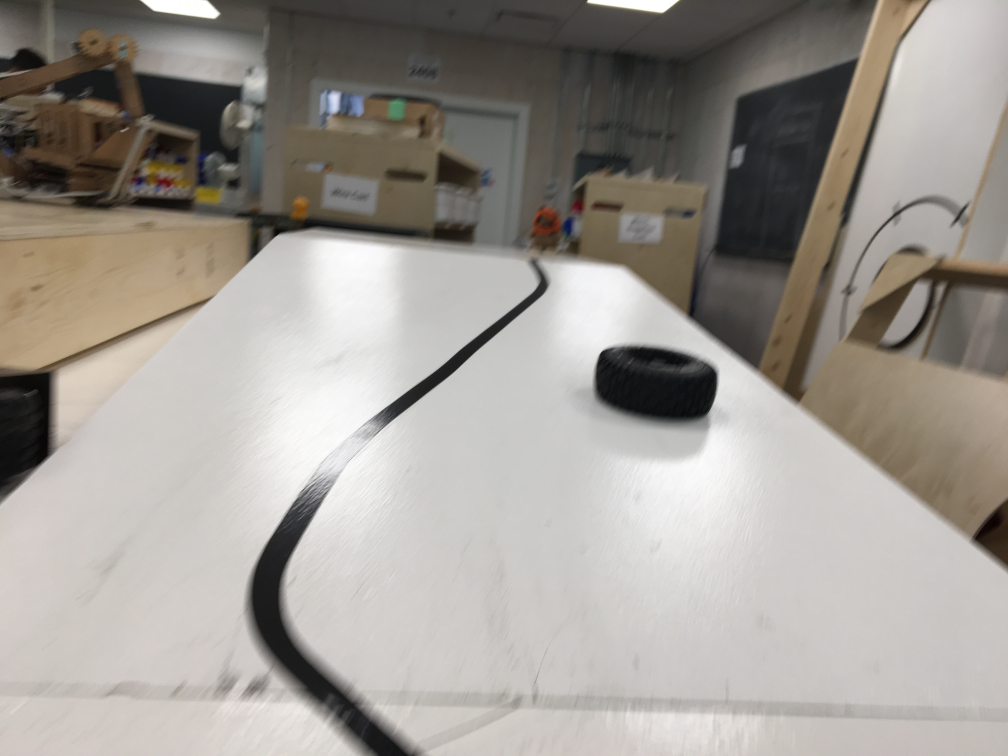
#> input picture Software/Edges/img.jpg, 4032 x 3024 px (shown at 1/4 size)
$ python edges.py   (older library calls are emulated)
#> lines starting #> are read from the running program, lines starting #| are printed output that depends on the picture
import cv2
import numpy as np
from matplotlib import pyplot as plt

IMAGE_H = 3024
IMAGE_W = 4032

src = np.float32([[0, IMAGE_H], [1207, IMAGE_H], [0, 0], [IMAGE_W, 0]])
dst = np.float32([[569, IMAGE_H], [711, IMAGE_H], [0, 0], [IMAGE_W, 0]])
M = cv2.getPerspectiveTransform(src, dst) # The transformation matrix
Minv = cv2.getPerspectiveTransform(dst, src) # Inverse transformation

img = cv2.imread('./img.jpg') # Read the test img
#> img is the input picture: shape (3024, 4032, 3); mean B, G, R 146.6, 152.9, 157.9
#img = img[450:(450+IMAGE_H), 0:IMAGE_W] # Apply np slicing for ROI crop
warped_img = cv2.warpPerspective(img, M, (IMAGE_W, IMAGE_H)) # Image warping
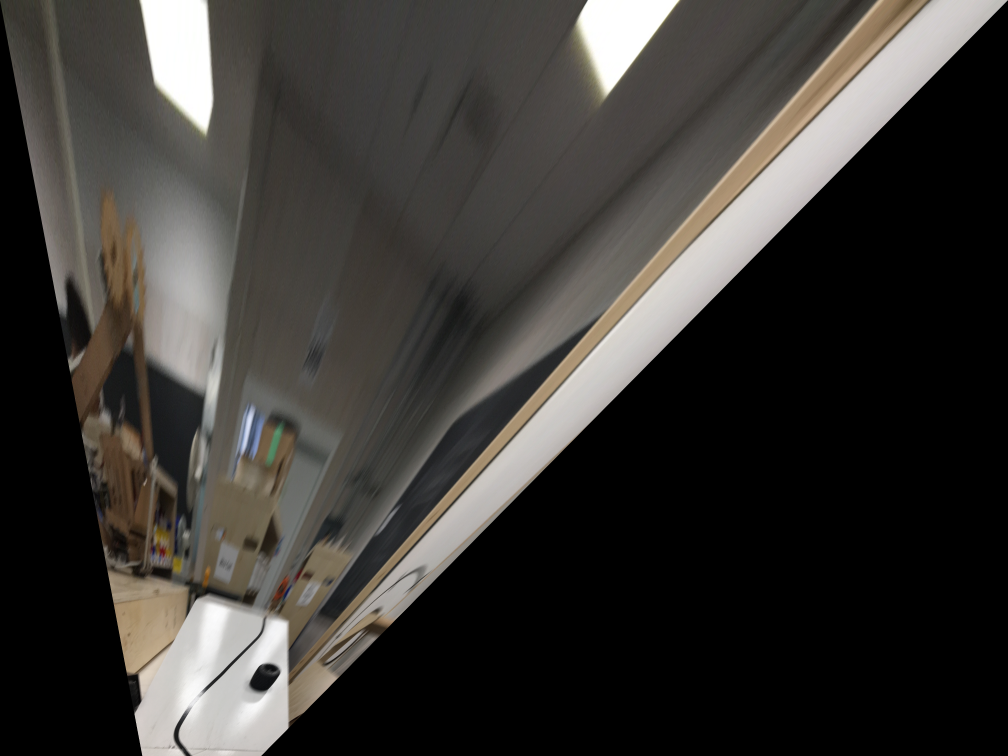
#> warped_img: shape (3024, 4032, 3) (shown at 1/4 size); mean B, G, R 52.3, 55.7, 58.1
gray = cv2.cvtColor(warped_img, cv2.COLOR_BGR2GRAY)
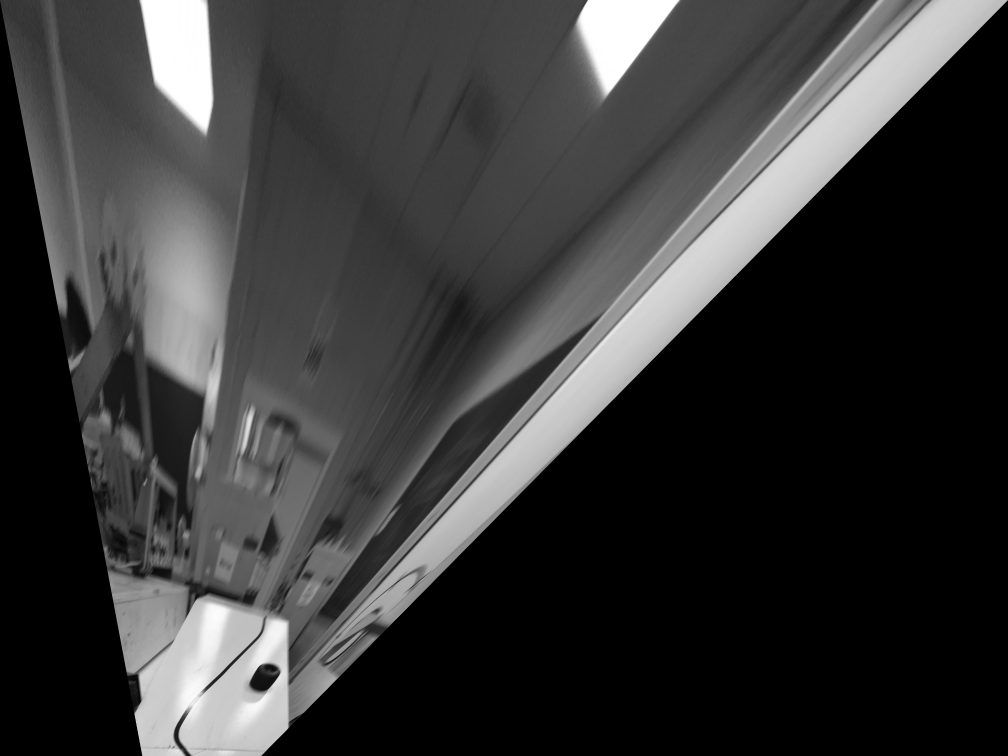
#> gray: shape (3024, 4032) (shown at 1/4 size); min 0, max 255, mean 56
denoised = cv2.GaussianBlur(gray,(3,3),0)
sobelx = cv2.Sobel(denoised,cv2.CV_64F,1,0,ksize=5)
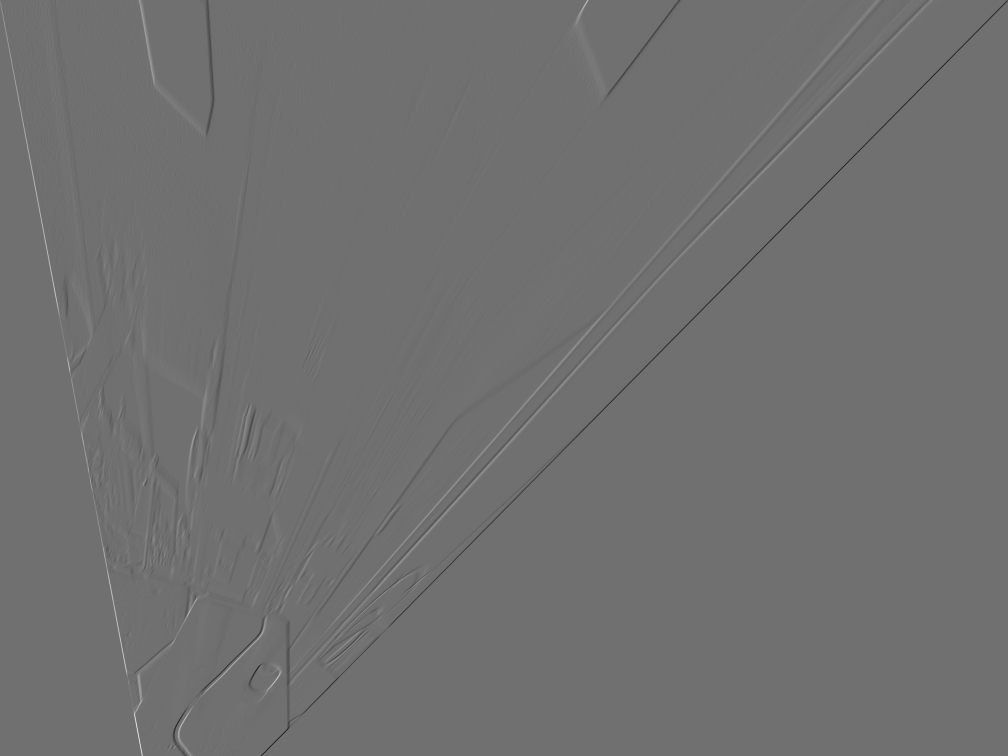
#> sobelx: shape (3024, 4032) float64 (shown at 1/4 size); min -6580, max 8351, mean 0; drawn with min black and max white
plt.subplot(121), plt.imshow(gray, cmap = "gray")
plt.subplot(122), plt.imshow(denoised, cmap = "gray") # Show results
plt.show()
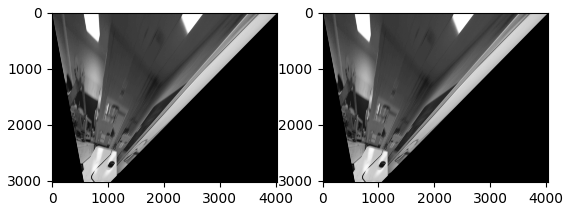
#> figure drawn by matplotlib, 2 panels

#img_inv = cv2.warpPerspective(warped_img, Minv, (IMAGE_W, IMAGE_H)) # Inverse transformation
